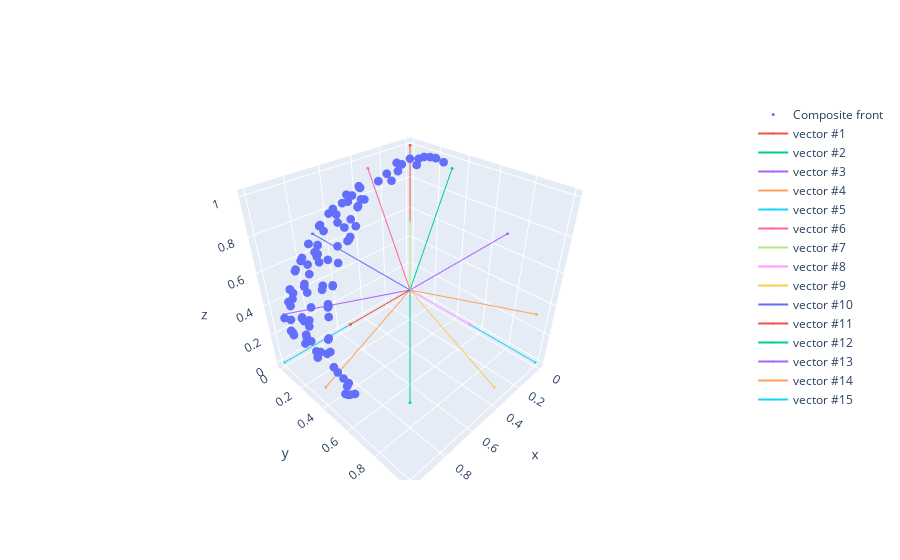

Write notebook code for a chart like this one.
### Code cell
visualize_3D_front_rvs(base.normalized_front, base.vectors)
